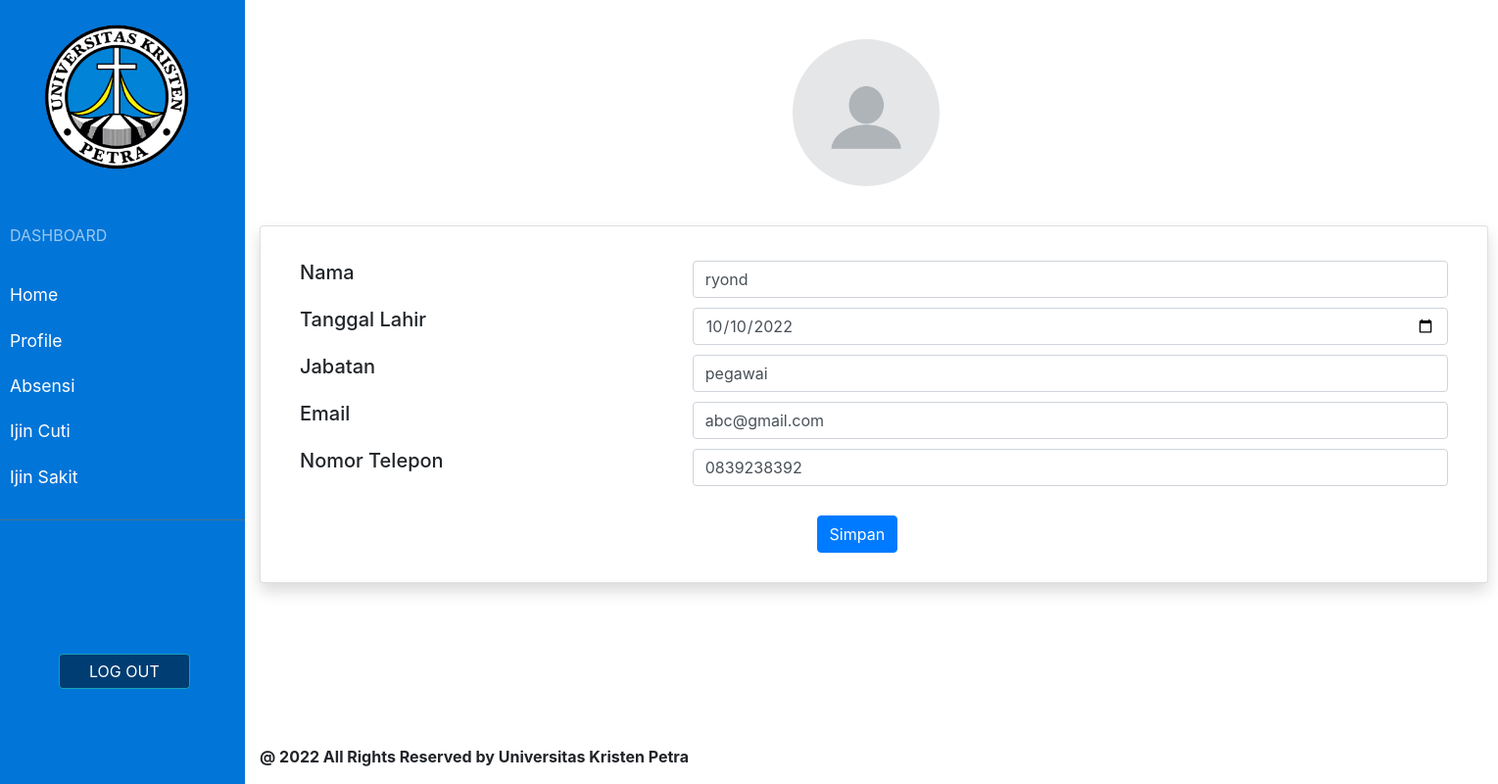
The page /profilePegawai.php (signed in) on the database its author committed.
### tables this page shows
CREATE TABLE `pegawai` (
  `id` int(11) NOT NULL,
  `nama` varchar(30) NOT NULL,
  `tanggal lahir` date NOT NULL,
  `jabatan` varchar(20) NOT NULL,
  `email` varchar(20) NOT NULL,
  `password` varchar(20) NOT NULL,
  `nomor telepon` varchar(20) NOT NULL,
  `level` varchar(100) NOT NULL,
  `jatah cuti` int(5) NOT NULL
);

### profilePegawai.php (the view, shortened to what this page needs)
<?php
    include "conn.php";
    $user=$_SESSION["user"];
    $q="SELECT * FROM pegawai WHERE id='".$user["id"]."'";
    $res=mysqli_query($conn,$q);
    $data=mysqli_fetch_assoc($res);
?>
<!DOCTYPE html>
<html>
<head>
    <link rel="stylesheet" href="https://stackpath.bootstrapcdn.com/bootstrap/4.1.0/css/bootstrap.min.css">
    <link rel="stylesheet" href="./css/layout.css">
</head>
<body>
    <div class="wrapper">
        <nav id="sidebar">
            <div class="sidebar-header">
                <img src="Foto/UKP.png">
            </div>
            <ul class="list-unstyled components">
                <p style="opacity: 60%;">DASHBOARD</p>
                <li>
                    <a href="./home.html">Home</a>
                </li>
                <li>
                    <a href="./profilePegawai.php">Profile</a>
                </li>
                <li>
                    <a href="./absensi.php">Absensi</a>
                </li>
                <li>
                    <a href="./ijinCuti.php">Ijin Cuti</a>
                </li>
                <li>
                    <a href="./ijinSakit.php">Ijin Sakit</a>
                </li>
            </ul>
            <a href="./login.php">
                <button type="button" id="sidebarCollapse" class="btn btn-info">LOG OUT</button>
            </a>
        </nav>
    </div>
    <div class="container" style="padding-top: 20px;">
        <form action="updateprofile.php" method="POST">
            <img src="Foto/profile.jpg" alt="Avatar" class="avatar">
            <div class="card shadow mb-4" style="width: 113%; padding: 5px 20px 10px 20px;">
                <div class="card-body">
                    <div class="row">
                        <div class="col-4">
                            <h5>Nama</h5>
                        </div>
                        <div class="col-8">
                            <input type="text" value="<?php echo $data["nama"];?>" class="form-control" name="nama"/>
                        </div>
                    </div>
                    <div class="row">
                        <div class="col-4">
                            <h5>Tanggal Lahir</h5>
                        </div>
                        <div class="col-8">
                            <input type="date" value="<?php echo $data["tanggal lahir"];?>" class="form-control" name="tglLahir"/>
                        </div>
                    </div>
                    <div class="row">
                        <div class="col-4">
                            <h5>Jabatan</h5>
                        </div>
                        <div class="col-8">
                            <input type="text" value="<?php echo $data["jabatan"];?>" class="form-control" name="jabatan" value="Kepala Prodi Informatika">
                        </div>
                    </div>
                    <div class="row">
                        <div class="col-4">
                            <h5>Email</h5>
                        </div>
                        <div class="col-8">
                            <input type="text" class="form-control" name="email" value="<?php echo $data["email"];?>">
                        </div>
                    </div>
                    <div class="row">
                        <div class="col-4">
                            <h5>Nomor Telepon</h5>
                        </div>
                        <div class="col-8">
                            <input type="text" class="form-control" name="nomorTlp" value="<?php echo $data["nomor telepon"];?>">
                        </div>
                    </div>
                    <a href="#">
                        <button class="btn btn-primary" style="margin-top: 30px; margin-left: 45%;" onclick="button_alert()">Simpan</button>
                    </a>
                </div>
            </div>
        </form>
        <div class="footer">
            <p><b>@ 2022 All Rights Reserved by Universitas Kristen Petra</b></p>
        </div>
    </div>
</body>
</html>

### css/layout.css (style rules this page uses)
#sidebar { min-width: 250px; max-width: 250px; position: fixed; height: 100%; }
a, a:hover, a:focus { color: inherit; text-decoration: none; transition: all 0.3s; }
#sidebar { background: #0275d8; color: #fff; transition: all 0.3s; }
#sidebar .sidebar-header { padding: 20px; background: #0275d8; }
#sidebar ul.components { padding: 20px 0; border-bottom: 1px solid #47748b; }
#sidebar ul p { color: #fff; padding: 10px; }
#sidebar ul li a { padding: 10px; font-size: 1.1em; display: block; }
img { width: 75%; margin-left: 20px; }
#sidebarCollapse { margin-top: 48%; margin-left: 60px; padding: 5px 30px 5px 30px; background-color: #003d72; }
.container { margin-left: 250px; }
.footer { bottom: 0; position: fixed; background-color: white; width: 100%; padding-top: 10px; }

### profilePegawai.php (style rules this page uses)
.row { padding-top: 10px; }
.avatar { width: 150px; height: 150px; border-radius: 50%; margin-left: 49%; margin-top: 20px; margin-bottom: 40px; }

### rows shown on the page
pegawai: nama "ryond", tglLahir "10/10/2022", jabatan "pegawai", email "abc@gmail.com", nomorTlp "0839238392"
